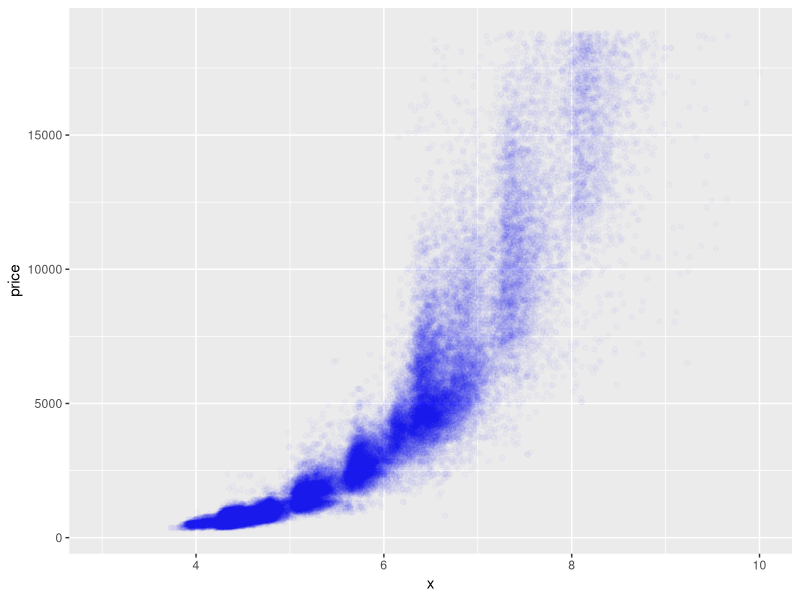
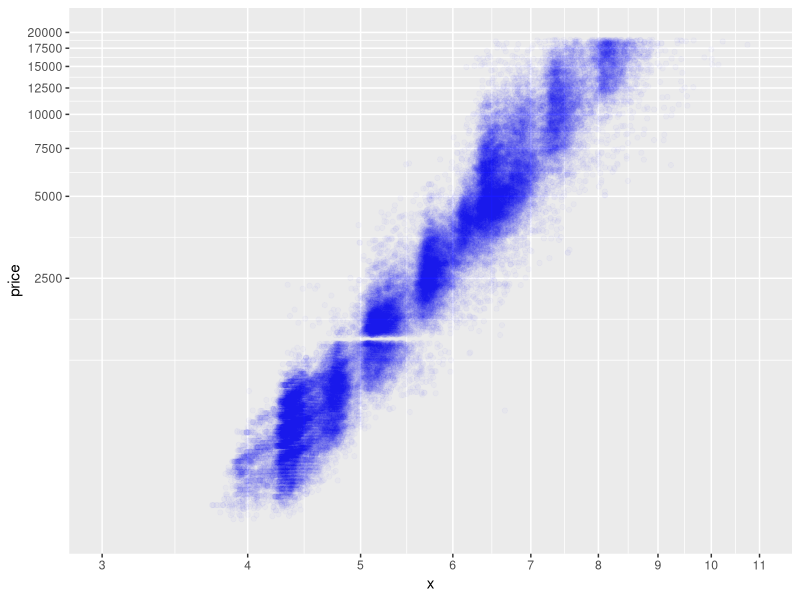
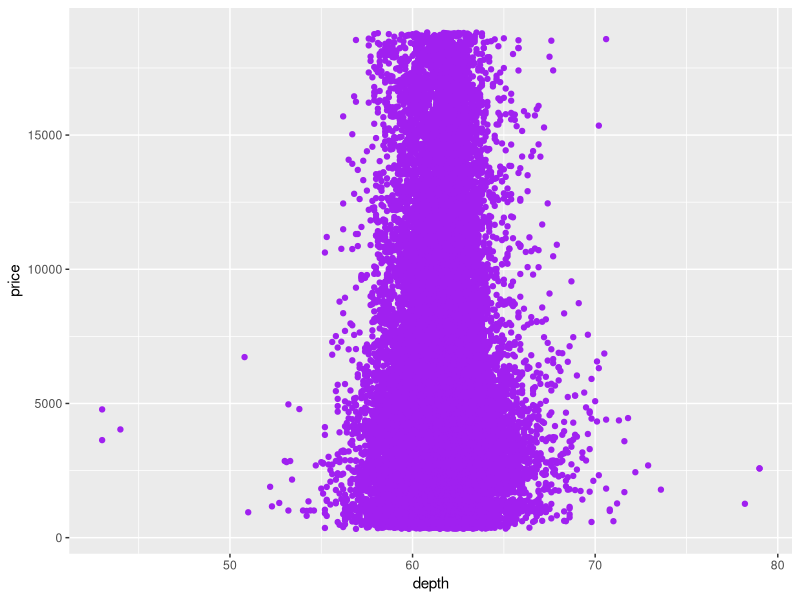
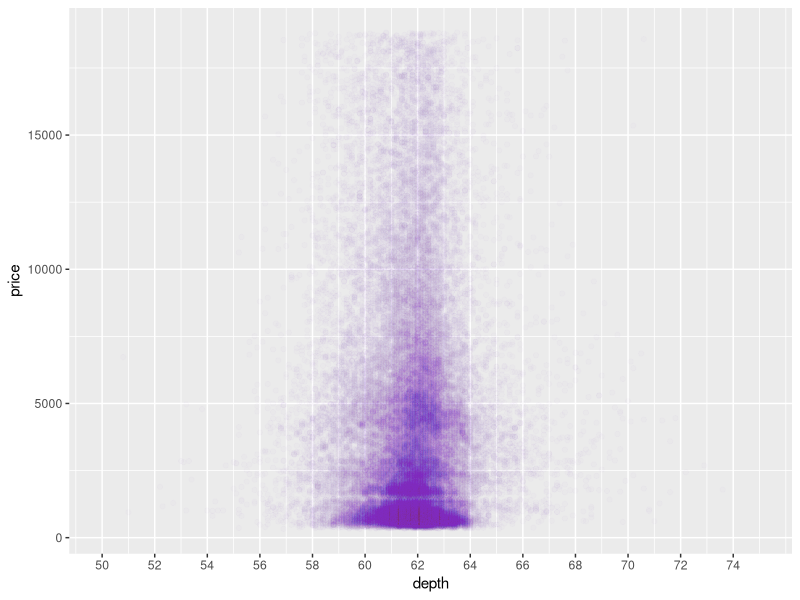
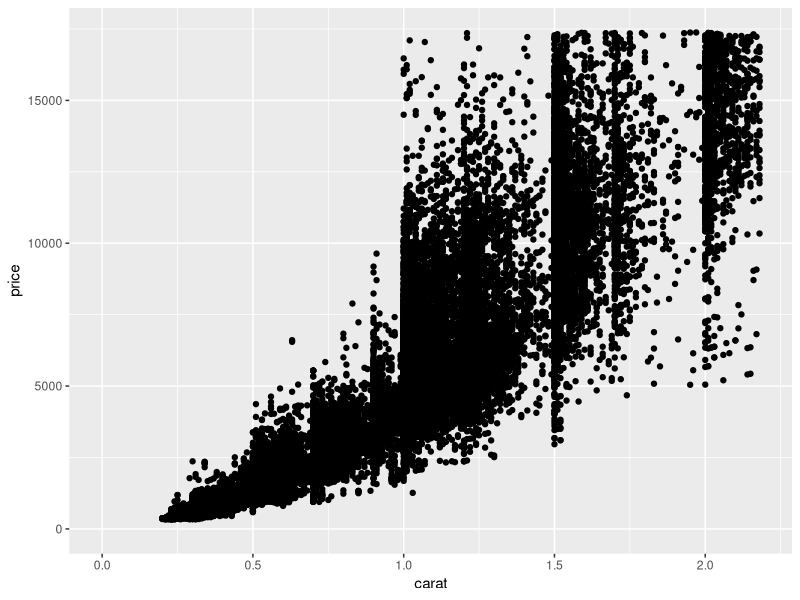
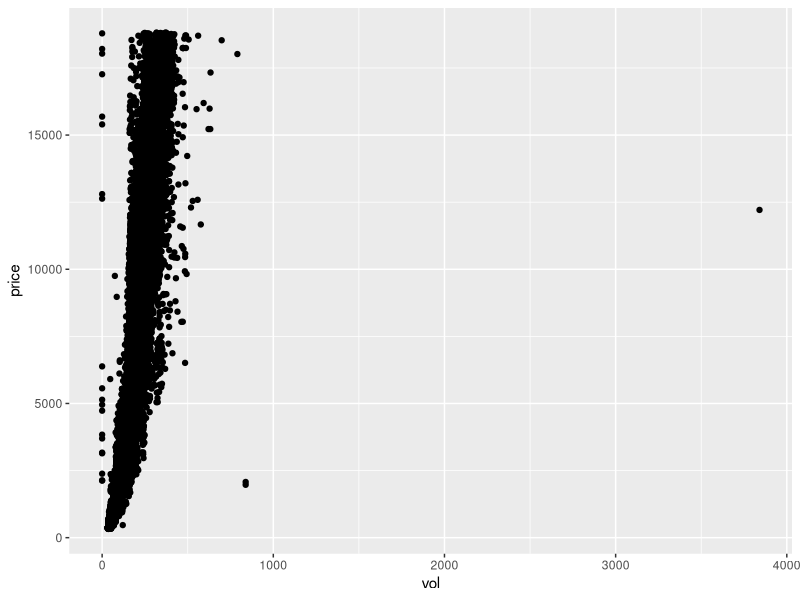
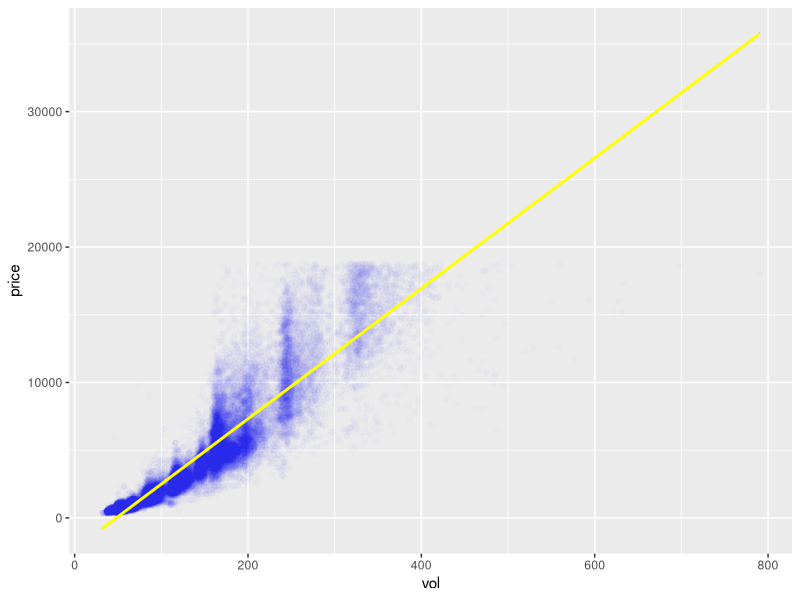
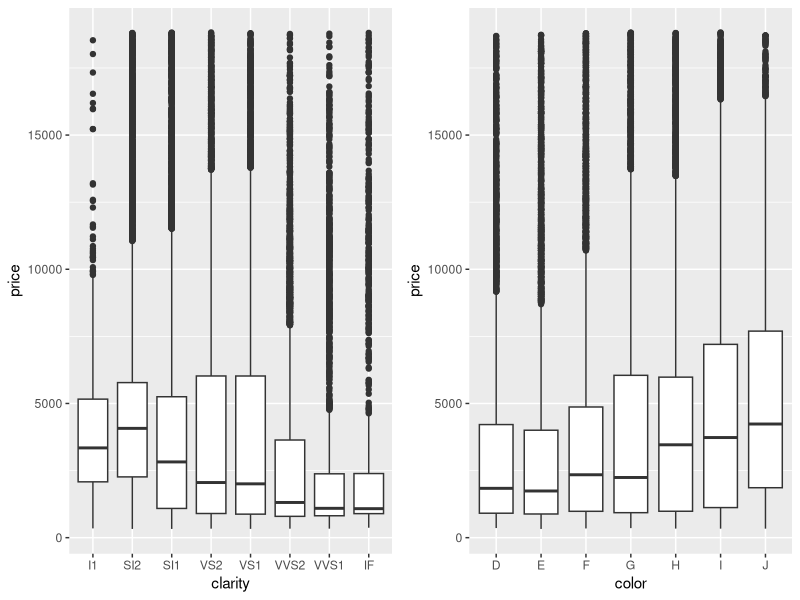

Here is the R script that generated these plots, in order:
## ---- chunk 1
knitr::opts_chunk$set(echo = TRUE)

library(ggplot2)
## ---- chunk 2
ggplot(aes(x = x, y = price), data = subset(diamonds, x>0)) +
  geom_point(alpha = 1/50, position = 'jitter', color = 'blue')+
  xlim(3,10)
## ---- chunk 3
ggplot(aes(x = x, y = price), data = subset(diamonds, x>0)) +
  geom_point(alpha = 1/50, position = 'jitter', color = 'blue')+
  coord_cartesian(xlim = c(3, 11), ylim = c(300, 20000)) +
  scale_x_log10(breaks = seq(3,11,1))+
  scale_y_log10(breaks = seq(0, 20000, 2500))
## ---- chunk 4
cor.test(diamonds$price, diamonds$x)
cor.test(diamonds$price, diamonds$y)
cor.test(diamonds$price, diamonds$z)

## ---- chunk 5
ggplot(aes(x = depth, y = price), data = diamonds) + 
  geom_point(color = 'purple')
## ---- chunk 6
ggplot(aes(x = depth, y = price), data = diamonds) + 
  geom_point(alpha = 1/100, color = 'purple')+
  scale_x_continuous(limits= c(50, 75), breaks = seq(50,75, 2))
## ---- chunk 7
cor.test(diamonds$depth, diamonds$price)
## ---- chunk 8
ggplot(aes(x = carat, y = price), data = diamonds) + geom_point()+
  xlim(0, quantile(diamonds$carat, 0.99))+
  ylim(0, quantile(diamonds$price, 0.99))
## ---- chunk 9
vol <- diamonds$x * diamonds$y * diamonds$z
ggplot(aes(x = vol, y = price), data = diamonds) + geom_point()

## ---- chunk 10
diamonds$vol <- vol
vol2 <- subset(diamonds, vol < 800 & vol > 0)
cor.test(vol2$price, vol2$vol)
## ---- chunk 11
ggplot(aes(x = vol, y = price), data = vol2) + geom_point(alpha = 1/75, color = 'blue')+
  geom_smooth(method = 'lm', color = 'yellow')
## ---- chunk 12
library(dplyr)
diamondByClarity <- diamonds %>%
  group_by(clarity) %>%
    summarise(mean_price = mean(price), media_price = median(price), min_price = min(price), max_price = max(price), n = n())
## ---- chunk 13
library(gridExtra)
library(ggplot2)
library(dplyr)

diamonds_by_clarity <- group_by(diamonds, clarity)
diamonds_mp_by_clarity <- summarise(diamonds_by_clarity, mean_price = mean(price))

diamonds_by_color <- group_by(diamonds, color)
diamonds_mp_by_color <- summarise(diamonds_by_color, mean_price = mean(price))

d1 <- ggplot(diamonds_by_color, aes(x = color, y = price)) +
  geom_boxplot()
d2 <- ggplot(diamonds_by_clarity, aes(x = clarity, y = price)) +
  geom_boxplot()
grid.arrange(d2, d1, ncol = 2)
ggsave('boxclarity_color.png')
